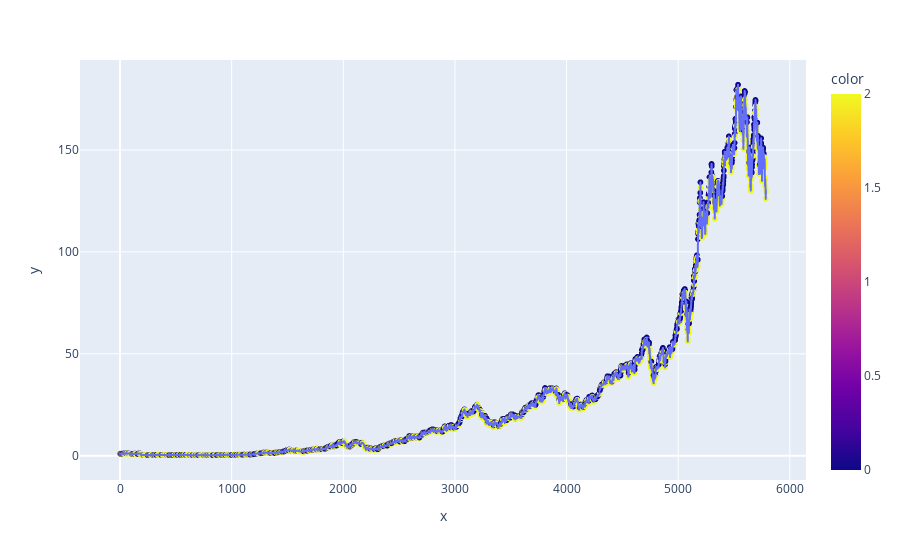

This figure's notebook cell:
### Code cell
prediction_inds = pred_vars < 0.05
fig = px.scatter(x=labeled_df.index[prediction_inds], y=labeled_df['Close'][prediction_inds], color=preds[prediction_inds])
fig.add_trace(px.line(y=labeled_df['Close']).data[0])

### Figure 1 — Plotly figure (JSON) as saved in the notebook; plotly's stock layout.template omitted (floating-point values rounded to 4 significant figures; data arrays with more than 128 entries replaced by an {"elided": "..."} marker saying what was removed)
{"data": [{"hovertemplate": "x=%{x}<br>y=%{y}<br>color=%{marker.color}<extra></extra>", "legendgroup": "", "marker": {"color": {"elided": "5787 int values"}, "coloraxis": "coloraxis", "symbol": "circle"}, "mode": "markers", "name": "", "showlegend": false, "type": "scattergl", "x": {"elided": "5787 int values"}, "xaxis": "x", "y": {"elided": "5787 float values"}, "yaxis": "y"}, {"hovertemplate": "x=%{x}<br>y=%{y}<extra></extra>", "legendgroup": "", "line": {"color": "#636efa", "dash": "solid"}, "marker": {"symbol": "circle"}, "mode": "lines", "name": "", "showlegend": false, "type": "scattergl", "x": {"elided": "5787 int values"}, "xaxis": "x", "y": {"elided": "5787 float values"}, "yaxis": "y"}], "layout": {"coloraxis": {"colorbar": {"title": {"text": "color"}}, "colorscale": [[0, "#0d0887"], [0.1111, "#46039f"], [0.2222, "#7201a8"], [0.3333, "#9c179e"], [0.4444, "#bd3786"], [0.5556, "#d8576b"], [0.6667, "#ed7953"], [0.7778, "#fb9f3a"], [0.8889, "#fdca26"], [1, "#f0f921"]]}, "legend": {"tracegroupgap": 0}, "margin": {"t": 60}, "xaxis": {"anchor": "y", "domain": [0, 1], "title": {"text": "x"}}, "yaxis": {"anchor": "x", "domain": [0, 1], "title": {"text": "y"}}}}
